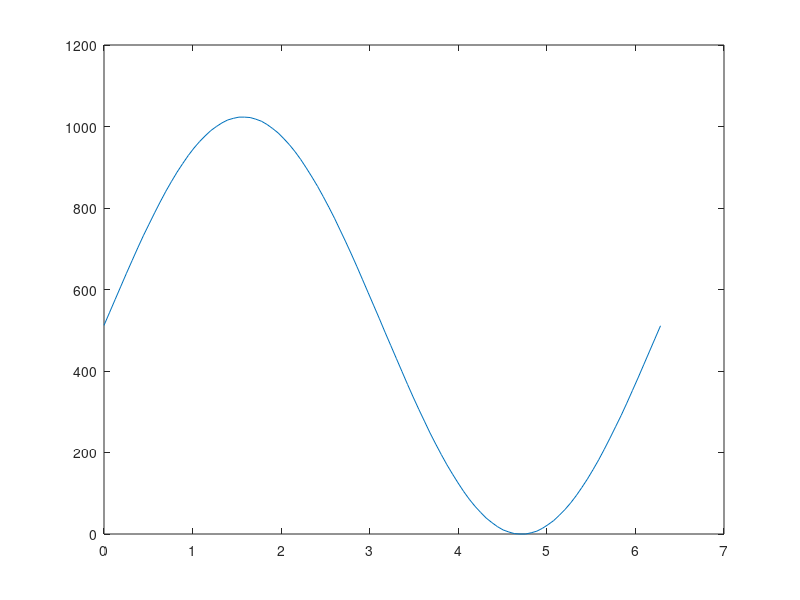

Reproduce this figure in MATLAB.
%1Hz 250kHz
counter_ticks = 30000;
fro = 30e6;
time_tick = counter_ticks / fro;
puntos = 50;
periodo = puntos *time_tick;
frec = 1/periodo;

%con 2 ticks --> 300kHz
%con 24 ticks --> 25kHz
%con 240 ticks --> 2.5kHz
%con 30000 ticks --> 20Hz



counter_ticks = 300;
fro = 30e6; %30MHz
time_tick = counter_ticks / fro;
frec = 1000;
periodo = 1/frec;
puntos = periodo / time_tick;
t = linspace(0,2*pi,puntos);
y = sin(t)+1;
y = fix(y * 1024/2);
csvwrite('sin.txt',y);

figure;
plot(t,y);
